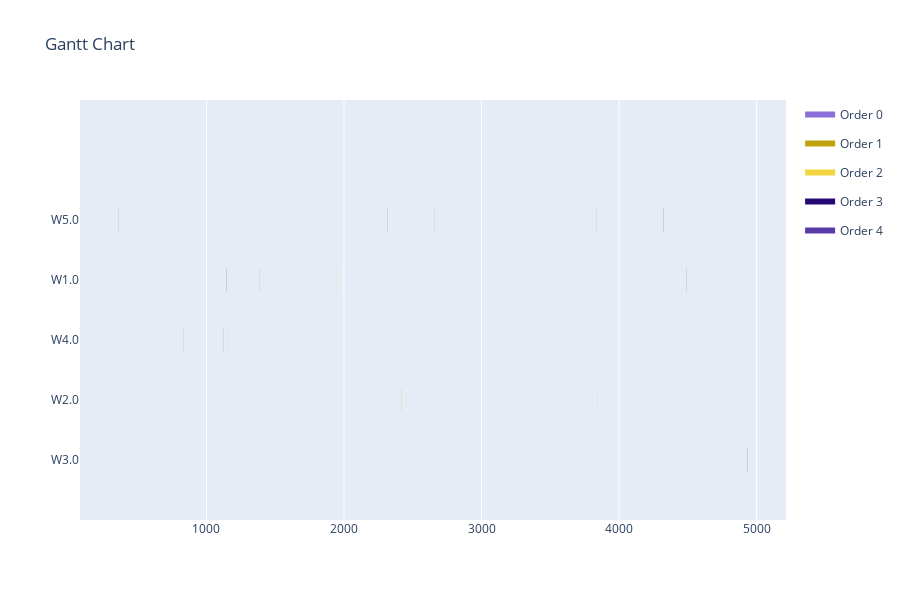

Notebook cell for this chart:
### Code cell
start_times = int_result
print(assignments)
print(start_times)
data = []
for i in range(len(assignments)):
    if int(np.floor(assignments[i])) not in duration_lookup_table[operations[i]]:
        duration = 1#0
    else:
        duration = duration_lookup_table[operations[i]][int(np.floor(assignments[i]))]
    data.append([assignments[i], operations[i], start_times[i], duration])
visualize(data)

### Figure 1 — Plotly figure (JSON) as saved in the notebook; plotly's stock layout.template omitted (floating-point values rounded to 4 significant figures)
{"data": [{"fill": "toself", "fillcolor": "rgb(141, 111, 219)", "hoverinfo": "name", "legendgroup": "rgb(141, 111, 219)", "mode": "none", "name": "Order 0", "type": "scatter", "x": [3834, 3835, 3835, 3834, 3834, 359, 360, 360, 359, 359, 1387, 1388, 1388, 1387], "y": [3.8, 3.8, 4.2, 4.2, null, 3.8, 3.8, 4.2, 4.2, null, 2.8, 2.8, 3.2, 3.2]}, {"fill": "toself", "fillcolor": "rgb(192, 162, 14)", "hoverinfo": "name", "legendgroup": "rgb(192, 162, 14)", "mode": "none", "name": "Order 1", "type": "scatter", "x": [2658, 2659, 2659, 2658, 2658, 833, 834, 834, 833, 833, 2418, 2419, 2419, 2418], "y": [3.8, 3.8, 4.2, 4.2, null, 1.8, 1.8, 2.2, 2.2, null, 0.8, 0.8, 1.2, 1.2]}, {"fill": "toself", "fillcolor": "rgb(243, 213, 65)", "hoverinfo": "name", "legendgroup": "rgb(243, 213, 65)", "mode": "none", "name": "Order 2", "type": "scatter", "x": [1944, 1945, 1945, 1944, 1944, 3842, 3843, 3843, 3842, 3842, 1154, 1155, 1155, 1154], "y": [2.8, 2.8, 3.2, 3.2, null, 0.8, 0.8, 1.2, 1.2, null, 1.8, 1.8, 2.2, 2.2]}, {"fill": "toself", "fillcolor": "rgb(38, 8, 116)", "hoverinfo": "name", "legendgroup": "rgb(38, 8, 116)", "mode": "none", "name": "Order 3", "type": "scatter", "x": [4321, 4322, 4322, 4321, 4321, 1148, 1149, 1149, 1148, 1148, 4934, 4935, 4935, 4934], "y": [3.8, 3.8, 4.2, 4.2, null, 2.8, 2.8, 3.2, 3.2, null, -0.2, -0.2, 0.2, 0.2]}, {"fill": "toself", "fillcolor": "rgb(89, 59, 167)", "hoverinfo": "name", "legendgroup": "rgb(89, 59, 167)", "mode": "none", "name": "Order 4", "type": "scatter", "x": [1120, 1121, 1121, 1120, 1120, 2315, 2316, 2316, 2315, 2315, 4492, 4493, 4493, 4492], "y": [1.8, 1.8, 2.2, 2.2, null, 3.8, 3.8, 4.2, 4.2, null, 2.8, 2.8, 3.2, 3.2]}, {"legendgroup": "rgb(141, 111, 219)", "marker": {"color": "rgb(141, 111, 219)", "opacity": 0, "size": 1}, "mode": "markers", "name": "", "showlegend": false, "text": [null, null, null, null, null, null], "type": "scatter", "x": [3834, 3835, 359, 360, 1387, 1388], "y": [4, 4, 4, 4, 3, 3]}, {"legendgroup": "rgb(192, 162, 14)", "marker": {"color": "rgb(192, 162, 14)", "opacity": 0, "size": 1}, "mode": "markers", "name": "", "showlegend": false, "text": [null, null, null, null, null, null], "type": "scatter", "x": [2658, 2659, 833, 834, 2418, 2419], "y": [4, 4, 2, 2, 1, 1]}, {"legendgroup": "rgb(243, 213, 65)", "marker": {"color": "rgb(243, 213, 65)", "opacity": 0, "size": 1}, "mode": "markers", "name": "", "showlegend": false, "text": [null, null, null, null, null, null], "type": "scatter", "x": [1944, 1945, 3842, 3843, 1154, 1155], "y": [3, 3, 1, 1, 2, 2]}, {"legendgroup": "rgb(38, 8, 116)", "marker": {"color": "rgb(38, 8, 116)", "opacity": 0, "size": 1}, "mode": "markers", "name": "", "showlegend": false, "text": [null, null, null, null, null, null], "type": "scatter", "x": [4321, 4322, 1148, 1149, 4934, 4935], "y": [4, 4, 3, 3, 0, 0]}, {"legendgroup": "rgb(89, 59, 167)", "marker": {"color": "rgb(89, 59, 167)", "opacity": 0, "size": 1}, "mode": "markers", "name": "", "showlegend": false, "text": [null, null, null, null, null, null], "type": "scatter", "x": [1120, 1121, 2315, 2316, 4492, 4493], "y": [2, 2, 4, 4, 3, 3]}], "layout": {"height": 600, "hovermode": "closest", "showlegend": true, "title": {"text": "Gantt Chart"}, "xaxis": {"rangeselector": {"buttons": [{"count": 7, "label": "1w", "step": "day", "stepmode": "backward"}, {"count": 1, "label": "1m", "step": "month", "stepmode": "backward"}, {"count": 6, "label": "6m", "step": "month", "stepmode": "backward"}, {"count": 1, "label": "YTD", "step": "year", "stepmode": "todate"}, {"count": 1, "label": "1y", "step": "year", "stepmode": "backward"}, {"step": "all"}]}, "showgrid": true, "type": "linear", "zeroline": false}, "yaxis": {"autorange": false, "range": [-1, 6], "showgrid": false, "ticktext": ["W3.0", "W2.0", "W4.0", "W1.0", "W5.0"], "tickvals": [0, 1, 2, 3, 4], "zeroline": false}}}
